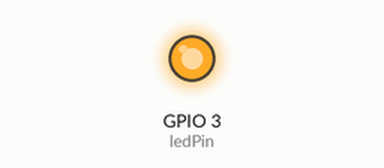
A program run on a simulated ESP32. Parts: output pins drawn as LEDs (lit = HIGH). Dashed ring = blinking. WiFi joins after 1.5 s; servers stay silent unless stated; the local clock reads 2024-03-15 10:24:30 at power-on unless the program sets it; no MQTT or app messages arrive unless stated; what the program prints to the serial monitor is not drawn.

Above: at 0.1 s.
At 2.1 s:
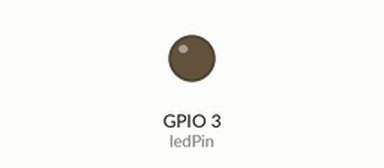
At 4.6 s:
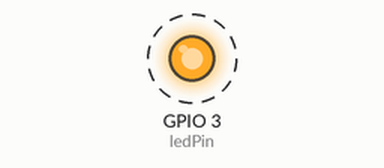
Timing chart, 0 to 44.0 s (numbered marks = the images above):
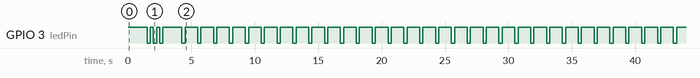

The program:

main.cpp
```cpp
// Library includes
#include <Arduino.h>
#include <math.h>
#include <esp_sleep.h>
#include <freertos/FreeRTOS.h>
#include <freertos/task.h>
#include "freertos/queue.h"
#include "esp_wifi.h"

#define LED_BUILTIN 3
const int ledPin = LED_BUILTIN;

// Local includes
#include "parameters.h"
// #include "file_func.h"
#include "connectivity.h"
#include "dimensions.h"
//#include "mqtt.h"

// We need our utils functions for calculating MAD - Autoencoder
extern "C" {
#include "utils.h"
};

// Set debug info
#define DEBUG 5 //{0: No debug anything,
                // 1: Debug full DQ and Autoencoder results,
                // 2: Debug resume DQ only,
                // 3: Debug resume Autoencoder only,
                // 4: Debug DQ and Autoencoder resume,
                // 5: Debug time and memory}

#define MAX_SIZE 60

// Execution times
char mensaje[200];
int posicion = 0;

// Sleep function with low power consumption and wifi sleep, no disconnection.
//esp_wifi_set_ps(WIFI_PS_MAX_MODEM); // Configurar el modo de bajo consumo Modem Sleep
void light_sleep(int seg){
  // Sleep modes ESP32 https://deepbluembedded.com/esp32-sleep-modes-power-consumption/
  // Sleep modes ESP32 https://lastminuteengineers.com/esp32-sleep-modes-power-consumption/
  esp_sleep_enable_timer_wakeup(seg * 1000000); // Espera seg segundos
  esp_wifi_set_ps(WIFI_PS_MAX_MODEM); // Configurar el modo de bajo consumo Modem Sleep
  esp_light_sleep_start();
}

void changeFrecuency(int seg){

  // Consumo en diferencias frecuencias https://mischianti.org/esp32-practical-power-saving-manage-wifi-and-cpu-1/

  delay(1000);
  //Serial.print(F("Current CPU Frecuency: "));
  //Serial.println(getCpuFrequencyMhz());
  setCpuFrequencyMhz(80);
  //Serial.print(F("Now CPU Frecuency: \n"));
  //Serial.println(getCpuFrequencyMhz());
  delay(seg * 1000);
  setCpuFrequencyMhz(240);
  //Serial.print(F("Restored CPU Frecuency: \n"));
  //Serial.println(getCpuFrequencyMhz());
  delay(1000);
}

// Settings DQ
extern PubSubClient client;
extern String in_txt;
extern bool callback;


//int listSize;  // Tamaño de la lista que almacena los values
//int startline; // Inicializa la lectura desde la línea 0
//int siataValue; // Contador para extraer el valor de la estación SIATA

bool ban = true;
int frec = 1000; // Espacio de tiempo entre los values que llegan (en milisegundos)
static float values_df[MAX_SIZE];
static float values_nova[MAX_SIZE];
float value_siata;

void value_to_list(float *list, String value, int pos ){
    if (value.equalsIgnoreCase("nan")) {
        list[pos] = NAN;  // Representación de NaN en C
    } else {
        list[pos] = value.toFloat();
    }
}

void task1(void *parameter) {
  int cont = 0; // Variable de conteo de datos recibidos.
  float queue_df[MAX_SIZE];
  float queue_nova[MAX_SIZE];
  int comaPos1;
  String df_value;
  int comaPos2;
  String nova_value;
  //Serial.print(F("************ Free Memory: (Memoria inicial)"));
  //Serial.println(esp_get_free_heap_size());

  callback = true;

  while(true){
    delay(frec/4);
    client.loop();

    if (cont > 59){
      callback = false;
      cont = 0;
      memcpy(values_df, queue_df, sizeof(queue_df));
      memcpy(values_nova, queue_nova, sizeof(queue_nova));
      ban = false;
       //light_sleep(3);
    }

    if (callback){
      ledBlink(1);

      in_txt += datos_df[cont];
      in_txt += ",";
      in_txt += datos_nova[cont];
      in_txt += ",";
      in_txt += dato_siata;

      if (in_txt.length() > 1){

        //   Encontrar la posición de la primera coma
        comaPos1 = in_txt.indexOf(',');

        // Extraer el token antes de la coma
        df_value = in_txt.substring(0, comaPos1);

        comaPos2 = in_txt.indexOf(',', comaPos1+1);
        nova_value = in_txt.substring(comaPos1+1,comaPos2);

        in_txt = in_txt.substring(comaPos2 + 1);
        value_siata = in_txt.toFloat();

        in_txt = "";


      //   if (token != ID){
        /*
        printf("Valor DF: %s\n",df_value);
        printf("Valor NOVA: %s\n",nova_value);
        printf("Valor SIATA: %s\n",in_txt);
        printf("%d\n",cont);
        printf("\n");
        */

        value_to_list(queue_df, df_value, cont);
        value_to_list(queue_nova, nova_value, cont);

        //callback = false;
        delay(500);
        cont++;
      } else{
        cont = 60;
      }
      //cont++;

    }
  }
}

void task2(void *parameter) {
  //float dimen[24][10];
  char outlier;
  float mae_loss;
  int decimales = 5;
  size_t listSize;
  static float input_data[MAX_SIZE];
  static float valuesFusioned[MAX_SIZE];
  char dato[30]; //size of the number

  float p_com_df;
  float p_com_nova;
  float uncer;
  float p_df;
  float p_nova;
  float a_df;
  float a_nova;
  float concor;
  float fusion;
  float DQIndex;
  float valueNorm; // value for normalized values as autoencoder input
  float acum; // Acumulator for Read predicted y value from output buffer (tensor)
  float pred_vals; // Value predicted for the Autoencoder


  #if DEBUG == 2
    Serial.print(F("Ecomp_df,Ecomp_nova,Epres_df,Epres_nova,Eacc_df,Eacc_nova,Euncer,Econcor,Efusion,EDQIndex\n"));
  #endif

  #if DEBUG == 3
    Serial.print(F("Evalue,EOUTLIER,Emae\n"));
  #endif

  #if DEBUG == 5
    Serial.print(F("Et_beforeDQ,Emem_beforeDQ,Et_afertDQ,Emem_afertDQ,Et_initAuto,Emem_initAuto,Et_finAuto,Emem_finAuto\n"));
  #endif

  while (true) {

    delay(frec/2);

    if(!ban){
      //Serial.print(F("************ Free Memory: (calculo DQ)"));
      //Serial.println(esp_get_free_heap_size());

      //Sleep
      //light_sleep(2);
      changeFrecuency(4);


      #if DEBUG == 1
        Serial.print(F("Tarea 2 ejecutándose en el núcleo 1\n"));
      #endif
      ban = true;

      listSize = sizeof(values_nova) / sizeof(values_nova[0]);
      //listSize = sizeof(values_nova)/4;

      #if DEBUG == 5
        // t_beforeDQ and mem_beforeDQ
        posicion += sprintf(mensaje + posicion, "%lu", micros());
        mensaje[posicion++] = ',';
        posicion += sprintf(mensaje + posicion, "%u", (ESP.getHeapSize() - ESP.getFreeHeap()));
        mensaje[posicion++] = ',';
      #endif

      p_com_df = completeness(values_df, listSize);
      p_com_nova = completeness(values_nova, listSize);
      uncer = uncertainty(values_df, values_nova, listSize);
      p_df = precision(values_df, listSize);
      p_nova = precision(values_nova, listSize);
      a_df = accuracy(values_df, value_siata, listSize);
      a_nova = accuracy(values_nova, value_siata, listSize);
      concor = PearsonCorrelation(values_df, values_nova, listSize);
      plausability(p_com_df, p_com_nova, p_df, p_nova, a_df, a_nova, values_df, values_nova, listSize, valuesFusioned);
      fusion = calculateMean(valuesFusioned, listSize);
      DQIndex = DQ_Index(valuesFusioned, uncer, concor, value_siata, listSize);


      #if DEBUG == 5
        // t_afterDQ and mem_afterDQ
        posicion += sprintf(mensaje + posicion, "%lu", micros());
        mensaje[posicion++] = ',';
        posicion += sprintf(mensaje + posicion, "%u", (ESP.getHeapSize() - ESP.getFreeHeap()));
        mensaje[posicion++] = ',';
      #endif

      //Serial.print(F("Inicio Pausa\n"));
      //light_sleep(3);
      //Serial.print(F("Fin Pausa\n"));


      #if DEBUG == 1
        Serial.print(F("\n**********************************************\n"));
        Serial.print(F("********** Completeness DF: "));
        Serial.println(p_com_df, decimales);
        Serial.print(F("********** Completeness NOVA: "));
        Serial.println(p_com_nova, decimales);
        Serial.print(F("********** Uncertainty: "));
        Serial.println(uncer, decimales);
        Serial.print(F("********** Precision DF: "));
        Serial.println(p_df, decimales);
        Serial.print(F("********** Precision NOVA: "));
        Serial.println(p_nova, decimales);
        Serial.print(F("********** Accuracy DF: "));
        Serial.println(a_df, decimales);
        Serial.print(F("********** Accuracy NOVA: "));
        Serial.println(a_nova, decimales);
        Serial.print(F("********** Concordance: "));
        Serial.println(concor, decimales);
        Serial.print(F("********** Value Fusioned: "));
        Serial.println(fusion, decimales);
        Serial.print(F("********** DQ Index: "));
        Serial.println(DQIndex, decimales);
      #endif

      #if (DEBUG == 2) || (DEBUG == 4)
        Serial.print(p_com_df, decimales);
        Serial.print(F(","));
        Serial.print(p_com_nova, decimales);
        Serial.print(F(","));
        Serial.print(p_df, decimales);
        Serial.print(F(","));
        Serial.print(p_nova, decimales);
        Serial.print(F(","));
        Serial.print(a_df, decimales);
        Serial.print(F(","));
        Serial.print(a_nova, decimales);
        Serial.print(F(","));
        Serial.print(uncer, decimales);
        Serial.print(F(","));
        Serial.print(concor, decimales);
        Serial.print(F(","));
        Serial.print(fusion, decimales);
        Serial.print(F(","));
        Serial.println(DQIndex, decimales);
      #endif

      /*
      char mqtt_msg[50];
      sprintf(mqtt_msg, "%s,%.5f,distancia,%.5f",ID,fusion,DQIndex);
      client.publish(TOPIC.c_str(), mqtt_msg);

      char resultString[50];
      sprintf(resultString, "%.5f,%.5f,%.5f,%.5f,%.5f,%.5f,%.5f,%.5f",p_com_df,p_com_nova,p_df,p_nova,a_df,a_nova,uncer,concor,fusion,DQIndex);
      write_text_to_file(dimensions, resultString);
      dimen[siataValue%24][0] = p_com_df;
      dimen[siataValue%24][1] = p_com_nova;
      dimen[siataValue%24][2] = p_df;
      dimen[siataValue%24][3] = p_nova;
      dimen[siataValue%24][4] = a_df;
      dimen[siataValue%24][5] = a_nova;
      dimen[siataValue%24][6] = uncer;
      dimen[siataValue%24][7] = concor;
      dimen[siataValue%24][8] = fusion;
      dimen[siataValue%24][9] = DQIndex;

      //read_data_from_file("/spiffs/data.txt"); // Lee el archivo con formato de hora y valor float
      */

      //Serial.print(F("************ Free Memory: (Autoencoder) "));
      //Serial.println(esp_get_free_heap_size());


      #if DEBUG == 5
        // t_initAuto and mem_initAuto
        posicion += sprintf(mensaje + posicion, "%lu", micros());
        mensaje[posicion++] = ',';
        posicion += sprintf(mensaje + posicion, "%u", (ESP.getHeapSize() - ESP.getFreeHeap()));
        mensaje[posicion++] = ',';
      #endif


      //light_sleep(4);


      #if DEBUG == 5
      // t_finAuto and mem_finAuto
        posicion += sprintf(mensaje + posicion, "%lu", micros());
        mensaje[posicion++] = ',';
        posicion += sprintf(mensaje + posicion, "%u", (ESP.getHeapSize() - ESP.getFreeHeap()));
        mensaje[posicion] = '\0';
        Serial.println(mensaje);
        mensaje[0] = '\0';
        posicion = 0;
      #endif

      changeFrecuency(4);

      ConnectToWiFi();
      createMQTTClient();

      delay(500);

      for (int i = 0; i < listSize; i++ ){

        sprintf(dato, "%s,%f,%f,%f", ID.c_str(),*(values_df + i),*(values_nova + i),value_siata);
        client.publish((TOPIC + 1).c_str(), dato);
        ledBlink(1);
        delay(500);
      }

      client.disconnect();
      WiFi.disconnect();

      changeFrecuency(4);

      callback = true;


      // Liberar la memoria asignada por normalize_data
      //free(input_data);
      //Serial.print(F("************ Free Memory: (Fin de ronda)"));
      //Serial.println(esp_get_free_heap_size());

    }

  }

    //printf("************ Free Memory task 2: %u bytes\n", esp_get_free_heap_size());

}

void setup() {
  Serial.begin(115200);

  // Set pin mode
  pinMode(ledPin, OUTPUT);
  digitalWrite(ledPin, HIGH);


  // Crear la cola
  //queue_df = xQueueCreate(1, sizeof(float[60]));
  //queue_nova = xQueueCreate(1, sizeof(float[60]));

  // Configurar y conectar WiFi
  ConnectToWiFi();
  WiFi.disconnect();

  //initialize_spiffs();
  //create_file(data); // Archivo de memoria permanente
  //create_file(dimensions); // Archivo que almacena las métricas cada hora
  //write_text_to_file(dimensions, "hora,comp_df,comp_nova,prec_df,prec_nova,acc_df,acc_nova,uncer,concor");
  //write_text_to_file(data, "fechaHora,pm25df,pm25nova");
  //createMQTTClient();

  // Crea dos tareas y las asigna a diferentes núcleos
  xTaskCreatePinnedToCore(task1, "Task1", 10000, NULL, 1, NULL, 0);
  xTaskCreatePinnedToCore(task2, "Task2", 10000, NULL, 1, NULL, 1);

  // Iniciar el planificador de tareas
  //vTaskStartScheduler();
}

void loop() {
  //reconnectMQTTClient();
  //client.loop();
  //delay(1000);
}
```

connectivity.h
```cpp
#include "WiFi.h" // ESP32 WiFi include
#include "esp_sntp.h"
#include "WiFiConfig.h" // My WiFi configuration.
#include "mqtt.h"
//#include "esp_wifi.h"

IPAddress ip(192, 168, 1, 200);
IPAddress mask(255, 255, 255, 0);


void ledBlink(int repe) {

  for (int i = 0; i < repe; i++) {
    digitalWrite(ledPin, LOW);
    delay(250);
    digitalWrite(ledPin, HIGH);
    delay(250);

  }
}


void printTime(){

  struct tm time;

  if(!getLocalTime(&time)){
    Serial.println("Could not obtain time info");
    return;
  }

  Serial.println("\n---------TIME----------");
  Serial.println(&time, "%A, %B %d %Y %H:%M:%S");
  Serial.println("");

//   Serial.print("Number of years since 1900: ");
//   Serial.println(time.tm_year);

//   Serial.print("month, from 0 to 11: ");
//   Serial.println(time.tm_mon);

//   Serial.print("day, from 1 to 31: ");
//   Serial.println(time.tm_mday);

//   Serial.print("hour, from 0 to 23: ");
//   Serial.println(time.tm_hour);

//   Serial.print("minute, from 0 to 59: ");
//   Serial.println(time.tm_min);

//   Serial.print("second, from 0 to 59: ");
//   Serial.println(time.tm_sec);

}

void setTimezone(String timezone){
  setenv("TZ",timezone.c_str(),1);  //  Now adjust the TZ.  Clock settings are adjusted to show the new local time
  tzset();
}

void WiFiStationDisconnected(WiFiEvent_t event, WiFiEventInfo_t info){
  Serial.print("************ Free Memory (disconnected): ");
  Serial.println(esp_get_free_heap_size());
  //Serial.println("Disconnected from WiFi access point");
  Serial.print("WiFi lost connection. Reason: ");
  Serial.println(info.wifi_sta_disconnected.reason);
  //Serial.println("Trying to Reconnect");
  WiFi.disconnect(true);
  //WiFi.config(ip, INADDR_NONE, mask);
  WiFi.begin(SSID, WiFiPassword);
  uint8_t i = 0;
  while (WiFi.status() != WL_CONNECTED){
        Serial.print('*');
        delay(500);

        if ((++i % 16) == 0)
        {
          //Serial.println(F(" still trying to connect"));
          WiFi.disconnect(true);
          WiFi.begin(SSID, WiFiPassword);
        }
  }
  createMQTTClient();
}

void ConnectToWiFi()
{
  WiFi.mode(WIFI_STA);
  //WiFi.config(ip, INADDR_NONE, mask);
  WiFi.begin(SSID, WiFiPassword);
  Serial.print(F("Connecting to ")); Serial.println(SSID);

  uint8_t i = 0;
  while (WiFi.status() != WL_CONNECTED)
  {
    Serial.print('.');
    delay(500);

    if ((++i % 16) == 0)
    {
      Serial.println(F(" still trying to connect"));
      WiFi.disconnect(true);
      WiFi.begin(SSID, WiFiPassword);
    }
  }

  Serial.print(F("Connected. My IP address is: "));
  Serial.println(WiFi.localIP());
  //WiFi.onEvent(WiFiStationDisconnected, WiFiEvent_t::ARDUINO_EVENT_WIFI_STA_DISCONNECTED);
  ledBlink(3);

  delay(1000);

  // Configurar el servicio SNTP
  configTime(0, 0, ntpServer1, ntpServer2, ntpServer3); // -18000 es para UTC -5 (-5*60*60)
  setTimezone("<-05>5");  // Ajusta la hora a UTC-5 Hora en Bogotá https://github.com/nayarsystems/posix_tz_db/blob/master/zones.csv

  printTime();
  //delay(1000);
}

void WiFiReconnect(){
  WiFi.disconnect();
  WiFi.reconnect();
}

struct tm get_current_time() {

    struct tm time;

    if(!getLocalTime(&time)){
        Serial.println("Could not obtain time info");
        return time;
    }

    return time;
}
```

mqtt.h
```cpp
//#pragma once
#include <string>
#include <Arduino.h>
#include <WiFi.h>
#include <PubSubClient.h>

// MQTT settings
const String ID = "1";
const String BROKER = "192.168.1.102";
const String CLIENT_NAME = "esp32_"+ID;
const String TOPIC = "80";

String in_txt;
bool callback = false;

WiFiClient espClient;
PubSubClient client(espClient); // Setup MQTT client

// ---- MQTT


// Handle incomming messages from the broker
void clientCallback(char* topic, byte* payload, unsigned int length) {
  //String response;

  for (int i = 0; i < length; i++) {
    in_txt += (char)payload[i];
    //response += (char)payload[i];
  }
  //Serial.print("Message arrived\n");
  // Serial.print(TOPIC.c_str());
  // Serial.print("] ");
  // Serial.println(response);
  //in_txt = response;
  callback = true;

  /*
  // Obtén la longitud de la cadena original
  size_t len = response.length();

  // Reserva memoria para una cadena de caracteres (char[]) con el tamaño adecuado
  char *response_char = (char *)malloc(len + 1);  // +1 para el carácter nulo '\0'

  // Copia la cadena original en la cadena convertida
  response.toCharArray(response_char, len + 1);

  //return response;
  */
}

void reconnectMQTTClient() {
  while (!client.connected()) {
    Serial.println(F("Attempting MQTT connection..."));
    //client.setKeepAlive(7200);
    if (client.connect(CLIENT_NAME.c_str())) {
      Serial.print(F("connected to Broker: "));
      Serial.println(BROKER.c_str());
      // Topic(s) subscription
      client.subscribe(TOPIC.c_str());
      Serial.print(F("Subscribed to Topic: "));
      Serial.println(TOPIC.c_str());
      client.setCallback(clientCallback);

    }
    else {
      Serial.print(F("Retying in 5 seconds - failed, rc="));
      Serial.println(client.state());
      delay(5000);
    }
  }
}

void MQTTloop(){
  client.loop();
}

void createMQTTClient() {
  client.setServer(BROKER.c_str(), 1883);
  //client.setCallback(clientCallback);
  reconnectMQTTClient();
}

void disconectWiFiMQTT(){
  client.disconnect();
  WiFi.disconnect();
}
```

Source omitted: dimensions.h (6856 bytes), parameters.h (2673 bytes), utils.c (2286 bytes), utils.h (469 bytes), WiFiConfig.h (534 bytes)

Measured:
- by itself, GPIO 3 (ledPin): HIGH → LOW at 1.5 s, → HIGH 0.25 s later, → LOW 0.25 s later, → HIGH 0.25 s later, … (70 changes in this stretch)
